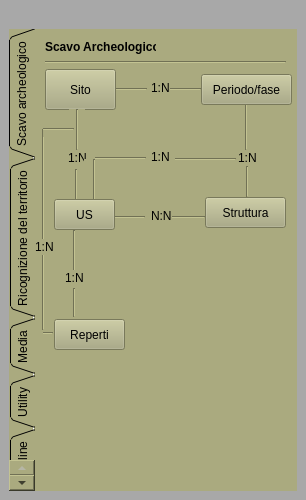
<?xml version="1.0" encoding="UTF-8"?>
<ui version="4.0">
 <class>PyarchinitPlugin</class>
 <widget class="QDockWidget" name="PyarchinitPlugin">
  <property name="geometry">
   <rect>
    <x>0</x>
    <y>0</y>
    <width>306</width>
    <height>500</height>
   </rect>
  </property>
  <property name="minimumSize">
   <size>
    <width>306</width>
    <height>500</height>
   </size>
  </property>
  <property name="maximumSize">
   <size>
    <width>306</width>
    <height>500</height>
   </size>
  </property>
  <property name="windowIcon">
   <iconset resource="resources.qrc">
    <normaloff>:/images/pai_us.png</normaloff>:/images/pai_us.png</iconset>
  </property>
  <property name="styleSheet">
   <string notr="true">background-color: qlineargradient(spread:reflect, x1:0, y1:0, x2:1, y2:0, stop:0 rgba(99, 138, 146, 255), stop:1 rgba(255, 255, 255, 255));
background-color: rgb(112, 112, 84);
background-color: rgb(168, 168, 168);</string>
  </property>
  <property name="locale">
   <locale language="English" country="UnitedStates"/>
  </property>
  <property name="windowTitle">
   <string>pyArchInit - Archaeological Data Management</string>
  </property>
  <widget class="QWidget" name="dockWidgetContents">
   <layout class="QGridLayout" name="gridLayout">
    <item row="0" column="0">
     <widget class="QLabel" name="label_6">
      <property name="text">
       <string/>
      </property>
      <property name="pixmap">
       <pixmap resource="resources.qrc">:/images/sfondo.png</pixmap>
      </property>
     </widget>
    </item>
    <item row="2" column="0">
     <widget class="QTabWidget" name="tabWidget">
      <property name="font">
       <font>
        <weight>50</weight>
        <bold>false</bold>
       </font>
      </property>
      <property name="mouseTracking">
       <bool>false</bool>
      </property>
      <property name="focusPolicy">
       <enum>Qt::TabFocus</enum>
      </property>
      <property name="autoFillBackground">
       <bool>false</bool>
      </property>
      <property name="styleSheet">
       <string notr="true">background-color: rgb(170, 170, 127);
border-color: rgb(116, 116, 87);
selection-color: rgb(140, 140, 105);</string>
      </property>
      <property name="tabPosition">
       <enum>QTabWidget::West</enum>
      </property>
      <property name="tabShape">
       <enum>QTabWidget::Triangular</enum>
      </property>
      <property name="currentIndex">
       <number>0</number>
      </property>
      <property name="elideMode">
       <enum>Qt::ElideNone</enum>
      </property>
      <property name="documentMode">
       <bool>true</bool>
      </property>
      <property name="tabsClosable">
       <bool>false</bool>
      </property>
      <property name="movable">
       <bool>false</bool>
      </property>
      <widget class="QWidget" name="services">
       <attribute name="title">
        <string>Scavo archeologico</string>
       </attribute>
       <widget class="QPushButton" name="btnStrutturatable">
        <property name="geometry">
         <rect>
          <x>170</x>
          <y>168</y>
          <width>81</width>
          <height>31</height>
         </rect>
        </property>
        <property name="text">
         <string>Struttura</string>
        </property>
        <property name="icon">
         <iconset resource="resources.qrc">
          <normaloff>:/images/iconStrutt.png</normaloff>:/images/iconStrutt.png</iconset>
        </property>
        <property name="iconSize">
         <size>
          <width>20</width>
          <height>80</height>
         </size>
        </property>
       </widget>
       <widget class="Line" name="line">
        <property name="geometry">
         <rect>
          <x>69</x>
          <y>180</y>
          <width>41</width>
          <height>16</height>
         </rect>
        </property>
        <property name="orientation">
         <enum>Qt::Horizontal</enum>
        </property>
       </widget>
       <widget class="QLabel" name="label">
        <property name="geometry">
         <rect>
          <x>116</x>
          <y>179</y>
          <width>21</width>
          <height>16</height>
         </rect>
        </property>
        <property name="text">
         <string>N:N</string>
        </property>
       </widget>
       <widget class="Line" name="line_2">
        <property name="geometry">
         <rect>
          <x>129</x>
          <y>178</y>
          <width>41</width>
          <height>20</height>
         </rect>
        </property>
        <property name="orientation">
         <enum>Qt::Horizontal</enum>
        </property>
       </widget>
       <widget class="QLabel" name="label_2">
        <property name="geometry">
         <rect>
          <x>116</x>
          <y>51</y>
          <width>21</width>
          <height>16</height>
         </rect>
        </property>
        <property name="text">
         <string>1:N</string>
        </property>
       </widget>
       <widget class="Line" name="line_3">
        <property name="geometry">
         <rect>
          <x>81</x>
          <y>52</y>
          <width>31</width>
          <height>16</height>
         </rect>
        </property>
        <property name="orientation">
         <enum>Qt::Horizontal</enum>
        </property>
       </widget>
       <widget class="Line" name="line_4">
        <property name="geometry">
         <rect>
          <x>135</x>
          <y>50</y>
          <width>31</width>
          <height>20</height>
         </rect>
        </property>
        <property name="orientation">
         <enum>Qt::Horizontal</enum>
        </property>
       </widget>
       <widget class="QLabel" name="label_3">
        <property name="geometry">
         <rect>
          <x>33</x>
          <y>121</y>
          <width>21</width>
          <height>16</height>
         </rect>
        </property>
        <property name="text">
         <string>1:N</string>
        </property>
       </widget>
       <widget class="Line" name="line_5">
        <property name="geometry">
         <rect>
          <x>34</x>
          <y>80</y>
          <width>16</width>
          <height>41</height>
         </rect>
        </property>
        <property name="orientation">
         <enum>Qt::Vertical</enum>
        </property>
       </widget>
       <widget class="Line" name="line_6">
        <property name="geometry">
         <rect>
          <x>33</x>
          <y>140</y>
          <width>16</width>
          <height>31</height>
         </rect>
        </property>
        <property name="orientation">
         <enum>Qt::Vertical</enum>
        </property>
       </widget>
       <widget class="QLabel" name="label_4">
        <property name="geometry">
         <rect>
          <x>203</x>
          <y>121</y>
          <width>21</width>
          <height>16</height>
         </rect>
        </property>
        <property name="text">
         <string>1:N</string>
        </property>
       </widget>
       <widget class="Line" name="line_7">
        <property name="geometry">
         <rect>
          <x>201</x>
          <y>70</y>
          <width>20</width>
          <height>51</height>
         </rect>
        </property>
        <property name="orientation">
         <enum>Qt::Vertical</enum>
        </property>
       </widget>
       <widget class="QLabel" name="label_5">
        <property name="geometry">
         <rect>
          <x>116</x>
          <y>120</y>
          <width>21</width>
          <height>16</height>
         </rect>
        </property>
        <property name="text">
         <string>1:N</string>
        </property>
       </widget>
       <widget class="Line" name="line_10">
        <property name="geometry">
         <rect>
          <x>49</x>
          <y>130</y>
          <width>20</width>
          <height>41</height>
         </rect>
        </property>
        <property name="orientation">
         <enum>Qt::Vertical</enum>
        </property>
       </widget>
       <widget class="Line" name="line_11">
        <property name="geometry">
         <rect>
          <x>60</x>
          <y>121</y>
          <width>51</width>
          <height>16</height>
         </rect>
        </property>
        <property name="orientation">
         <enum>Qt::Horizontal</enum>
        </property>
       </widget>
       <widget class="Line" name="line_12">
        <property name="geometry">
         <rect>
          <x>140</x>
          <y>120</y>
          <width>61</width>
          <height>20</height>
         </rect>
        </property>
        <property name="orientation">
         <enum>Qt::Horizontal</enum>
        </property>
       </widget>
       <widget class="QPushButton" name="btnUStable">
        <property name="geometry">
         <rect>
          <x>19</x>
          <y>170</y>
          <width>61</width>
          <height>31</height>
         </rect>
        </property>
        <property name="text">
         <string>US</string>
        </property>
        <property name="icon">
         <iconset resource="resources.qrc">
          <normaloff>:/images/iconPAI.png</normaloff>:/images/iconPAI.png</iconset>
        </property>
        <property name="iconSize">
         <size>
          <width>25</width>
          <height>25</height>
         </size>
        </property>
       </widget>
       <widget class="Line" name="line_13">
        <property name="geometry">
         <rect>
          <x>31</x>
          <y>201</y>
          <width>16</width>
          <height>41</height>
         </rect>
        </property>
        <property name="orientation">
         <enum>Qt::Vertical</enum>
        </property>
       </widget>
       <widget class="QLabel" name="label_8">
        <property name="geometry">
         <rect>
          <x>30</x>
          <y>241</y>
          <width>21</width>
          <height>16</height>
         </rect>
        </property>
        <property name="text">
         <string>1:N</string>
        </property>
       </widget>
       <widget class="QPushButton" name="btnReptable">
        <property name="geometry">
         <rect>
          <x>19</x>
          <y>290</y>
          <width>71</width>
          <height>31</height>
         </rect>
        </property>
        <property name="styleSheet">
         <string notr="true">background-color: rgb(170, 170, 127);</string>
        </property>
        <property name="text">
         <string>Reperti</string>
        </property>
        <property name="icon">
         <iconset resource="resources.qrc">
          <normaloff>:/images/finds.png</normaloff>:/images/finds.png</iconset>
        </property>
        <property name="iconSize">
         <size>
          <width>25</width>
          <height>25</height>
         </size>
        </property>
       </widget>
       <widget class="Line" name="line_14">
        <property name="geometry">
         <rect>
          <x>38</x>
          <y>259</y>
          <width>3</width>
          <height>29</height>
         </rect>
        </property>
        <property name="orientation">
         <enum>Qt::Vertical</enum>
        </property>
       </widget>
       <widget class="Line" name="line_15">
        <property name="geometry">
         <rect>
          <x>0</x>
          <y>100</y>
          <width>16</width>
          <height>201</height>
         </rect>
        </property>
        <property name="orientation">
         <enum>Qt::Vertical</enum>
        </property>
       </widget>
       <widget class="Line" name="line_16">
        <property name="geometry">
         <rect>
          <x>8</x>
          <y>92</y>
          <width>31</width>
          <height>16</height>
         </rect>
        </property>
        <property name="orientation">
         <enum>Qt::Horizontal</enum>
        </property>
       </widget>
       <widget class="QLabel" name="label_11">
        <property name="geometry">
         <rect>
          <x>10</x>
          <y>10</y>
          <width>111</width>
          <height>16</height>
         </rect>
        </property>
        <property name="font">
         <font>
          <weight>75</weight>
          <bold>true</bold>
         </font>
        </property>
        <property name="text">
         <string>Scavo Archeologico</string>
        </property>
       </widget>
       <widget class="Line" name="line_25">
        <property name="geometry">
         <rect>
          <x>10</x>
          <y>26</y>
          <width>241</width>
          <height>14</height>
         </rect>
        </property>
        <property name="orientation">
         <enum>Qt::Horizontal</enum>
        </property>
       </widget>
       <widget class="QPushButton" name="btnSitotable">
        <property name="geometry">
         <rect>
          <x>10</x>
          <y>40</y>
          <width>71</width>
          <height>41</height>
         </rect>
        </property>
        <property name="sizePolicy">
         <sizepolicy hsizetype="Minimum" vsizetype="Preferred">
          <horstretch>0</horstretch>
          <verstretch>0</verstretch>
         </sizepolicy>
        </property>
        <property name="minimumSize">
         <size>
          <width>0</width>
          <height>0</height>
         </size>
        </property>
        <property name="maximumSize">
         <size>
          <width>16777215</width>
          <height>80</height>
         </size>
        </property>
        <property name="baseSize">
         <size>
          <width>0</width>
          <height>0</height>
         </size>
        </property>
        <property name="text">
         <string>Sito</string>
        </property>
        <property name="icon">
         <iconset resource="resources.qrc">
          <normaloff>:/images/iconSite.png</normaloff>:/images/iconSite.png</iconset>
        </property>
        <property name="iconSize">
         <size>
          <width>100</width>
          <height>100</height>
         </size>
        </property>
       </widget>
       <widget class="QPushButton" name="btnPeriodotable">
        <property name="geometry">
         <rect>
          <x>166</x>
          <y>45</y>
          <width>91</width>
          <height>31</height>
         </rect>
        </property>
        <property name="styleSheet">
         <string notr="true"/>
        </property>
        <property name="text">
         <string>Periodo/fase</string>
        </property>
        <property name="icon">
         <iconset resource="resources.qrc">
          <normaloff>:/images/iconPER.png</normaloff>:/images/iconPER.png</iconset>
        </property>
        <property name="iconSize">
         <size>
          <width>20</width>
          <height>20</height>
         </size>
        </property>
       </widget>
       <widget class="Line" name="line_28">
        <property name="geometry">
         <rect>
          <x>204</x>
          <y>137</y>
          <width>16</width>
          <height>31</height>
         </rect>
        </property>
        <property name="orientation">
         <enum>Qt::Vertical</enum>
        </property>
       </widget>
       <widget class="Line" name="line_8">
        <property name="geometry">
         <rect>
          <x>8</x>
          <y>296</y>
          <width>10</width>
          <height>16</height>
         </rect>
        </property>
        <property name="orientation">
         <enum>Qt::Horizontal</enum>
        </property>
       </widget>
       <widget class="QLabel" name="label_14">
        <property name="geometry">
         <rect>
          <x>0</x>
          <y>210</y>
          <width>21</width>
          <height>16</height>
         </rect>
        </property>
        <property name="text">
         <string>1:N</string>
        </property>
       </widget>
       <zorder>line_8</zorder>
       <zorder>line_2</zorder>
       <zorder>btnSitotable</zorder>
       <zorder>line_11</zorder>
       <zorder>line_7</zorder>
       <zorder>line</zorder>
       <zorder>label</zorder>
       <zorder>label_2</zorder>
       <zorder>line_3</zorder>
       <zorder>line_4</zorder>
       <zorder>label_3</zorder>
       <zorder>line_5</zorder>
       <zorder>line_6</zorder>
       <zorder>label_4</zorder>
       <zorder>label_5</zorder>
       <zorder>line_10</zorder>
       <zorder>line_12</zorder>
       <zorder>line_13</zorder>
       <zorder>label_8</zorder>
       <zorder>line_14</zorder>
       <zorder>line_15</zorder>
       <zorder>line_16</zorder>
       <zorder>line_25</zorder>
       <zorder>btnPeriodotable</zorder>
       <zorder>line_28</zorder>
       <zorder>btnStrutturatable</zorder>
       <zorder>btnUStable</zorder>
       <zorder>btnReptable</zorder>
       <zorder>label_14</zorder>
       <zorder>label_11</zorder>
      </widget>
      <widget class="QWidget" name="tab">
       <attribute name="title">
        <string>Ricognizione del territorio</string>
       </attribute>
       <widget class="Line" name="line_18">
        <property name="geometry">
         <rect>
          <x>111</x>
          <y>90</y>
          <width>16</width>
          <height>41</height>
         </rect>
        </property>
        <property name="orientation">
         <enum>Qt::Vertical</enum>
        </property>
       </widget>
       <widget class="QLabel" name="label_9">
        <property name="geometry">
         <rect>
          <x>110</x>
          <y>131</y>
          <width>21</width>
          <height>16</height>
         </rect>
        </property>
        <property name="text">
         <string>1:N</string>
        </property>
       </widget>
       <widget class="Line" name="line_19">
        <property name="geometry">
         <rect>
          <x>107</x>
          <y>270</y>
          <width>16</width>
          <height>31</height>
         </rect>
        </property>
        <property name="orientation">
         <enum>Qt::Vertical</enum>
        </property>
       </widget>
       <widget class="Line" name="line_20">
        <property name="geometry">
         <rect>
          <x>108</x>
          <y>210</y>
          <width>16</width>
          <height>41</height>
         </rect>
        </property>
        <property name="orientation">
         <enum>Qt::Vertical</enum>
        </property>
       </widget>
       <widget class="QPushButton" name="btnReptable_2">
        <property name="geometry">
         <rect>
          <x>96</x>
          <y>300</y>
          <width>71</width>
          <height>31</height>
         </rect>
        </property>
        <property name="styleSheet">
         <string notr="true">background-color: rgb(170, 170, 127);</string>
        </property>
        <property name="text">
         <string>Reperti</string>
        </property>
        <property name="icon">
         <iconset resource="resources.qrc">
          <normaloff>:/images/finds.png</normaloff>:/images/finds.png</iconset>
        </property>
        <property name="iconSize">
         <size>
          <width>25</width>
          <height>25</height>
         </size>
        </property>
       </widget>
       <widget class="Line" name="line_21">
        <property name="geometry">
         <rect>
          <x>77</x>
          <y>110</y>
          <width>16</width>
          <height>201</height>
         </rect>
        </property>
        <property name="orientation">
         <enum>Qt::Vertical</enum>
        </property>
       </widget>
       <widget class="QPushButton" name="btnUTtable">
        <property name="geometry">
         <rect>
          <x>90</x>
          <y>180</y>
          <width>61</width>
          <height>31</height>
         </rect>
        </property>
        <property name="text">
         <string>UT</string>
        </property>
        <property name="icon">
         <iconset resource="resources.qrc">
          <normaloff>:/images/iconUT.png</normaloff>:/images/iconUT.png</iconset>
        </property>
        <property name="iconSize">
         <size>
          <width>25</width>
          <height>25</height>
         </size>
        </property>
       </widget>
       <widget class="QLabel" name="label_10">
        <property name="geometry">
         <rect>
          <x>107</x>
          <y>251</y>
          <width>21</width>
          <height>16</height>
         </rect>
        </property>
        <property name="text">
         <string>1:N</string>
        </property>
       </widget>
       <widget class="QPushButton" name="btnSitotable_2">
        <property name="geometry">
         <rect>
          <x>87</x>
          <y>50</y>
          <width>71</width>
          <height>41</height>
         </rect>
        </property>
        <property name="sizePolicy">
         <sizepolicy hsizetype="Minimum" vsizetype="Preferred">
          <horstretch>0</horstretch>
          <verstretch>0</verstretch>
         </sizepolicy>
        </property>
        <property name="minimumSize">
         <size>
          <width>0</width>
          <height>0</height>
         </size>
        </property>
        <property name="maximumSize">
         <size>
          <width>16777215</width>
          <height>80</height>
         </size>
        </property>
        <property name="baseSize">
         <size>
          <width>0</width>
          <height>0</height>
         </size>
        </property>
        <property name="text">
         <string>Sito</string>
        </property>
        <property name="icon">
         <iconset resource="resources.qrc">
          <normaloff>:/images/iconSite.png</normaloff>:/images/iconSite.png</iconset>
        </property>
        <property name="iconSize">
         <size>
          <width>100</width>
          <height>100</height>
         </size>
        </property>
       </widget>
       <widget class="Line" name="line_22">
        <property name="geometry">
         <rect>
          <x>85</x>
          <y>102</y>
          <width>31</width>
          <height>16</height>
         </rect>
        </property>
        <property name="orientation">
         <enum>Qt::Horizontal</enum>
        </property>
       </widget>
       <widget class="Line" name="line_23">
        <property name="geometry">
         <rect>
          <x>110</x>
          <y>150</y>
          <width>16</width>
          <height>31</height>
         </rect>
        </property>
        <property name="orientation">
         <enum>Qt::Vertical</enum>
        </property>
       </widget>
       <widget class="Line" name="line_24">
        <property name="geometry">
         <rect>
          <x>85</x>
          <y>304</y>
          <width>11</width>
          <height>16</height>
         </rect>
        </property>
        <property name="orientation">
         <enum>Qt::Horizontal</enum>
        </property>
       </widget>
       <widget class="QLabel" name="label_12">
        <property name="geometry">
         <rect>
          <x>9</x>
          <y>10</y>
          <width>151</width>
          <height>16</height>
         </rect>
        </property>
        <property name="font">
         <font>
          <weight>75</weight>
          <bold>true</bold>
         </font>
        </property>
        <property name="text">
         <string>Ricognizione del territorio</string>
        </property>
       </widget>
       <widget class="Line" name="line_26">
        <property name="geometry">
         <rect>
          <x>9</x>
          <y>26</y>
          <width>241</width>
          <height>16</height>
         </rect>
        </property>
        <property name="orientation">
         <enum>Qt::Horizontal</enum>
        </property>
       </widget>
       <zorder>line_26</zorder>
       <zorder>line_18</zorder>
       <zorder>line_24</zorder>
       <zorder>label_9</zorder>
       <zorder>line_19</zorder>
       <zorder>line_20</zorder>
       <zorder>btnReptable_2</zorder>
       <zorder>line_21</zorder>
       <zorder>btnUTtable</zorder>
       <zorder>label_10</zorder>
       <zorder>btnSitotable_2</zorder>
       <zorder>line_22</zorder>
       <zorder>line_23</zorder>
       <zorder>label_12</zorder>
      </widget>
      <widget class="QWidget" name="tab_2">
       <attribute name="title">
        <string>Media</string>
       </attribute>
       <widget class="Line" name="line_9">
        <property name="geometry">
         <rect>
          <x>200</x>
          <y>82</y>
          <width>16</width>
          <height>41</height>
         </rect>
        </property>
        <property name="orientation">
         <enum>Qt::Vertical</enum>
        </property>
       </widget>
       <widget class="QPushButton" name="btnUStable_2">
        <property name="geometry">
         <rect>
          <x>180</x>
          <y>50</y>
          <width>61</width>
          <height>31</height>
         </rect>
        </property>
        <property name="text">
         <string>US</string>
        </property>
        <property name="icon">
         <iconset resource="resources.qrc">
          <normaloff>:/images/iconPAI.png</normaloff>:/images/iconPAI.png</iconset>
        </property>
        <property name="iconSize">
         <size>
          <width>25</width>
          <height>25</height>
         </size>
        </property>
       </widget>
       <widget class="Line" name="line_30">
        <property name="geometry">
         <rect>
          <x>125</x>
          <y>136</y>
          <width>16</width>
          <height>41</height>
         </rect>
        </property>
        <property name="orientation">
         <enum>Qt::Vertical</enum>
        </property>
       </widget>
       <widget class="QLabel" name="label_17">
        <property name="geometry">
         <rect>
          <x>124</x>
          <y>119</y>
          <width>21</width>
          <height>16</height>
         </rect>
        </property>
        <property name="text">
         <string>N:N</string>
        </property>
       </widget>
       <widget class="QPushButton" name="btnReptable_3">
        <property name="geometry">
         <rect>
          <x>20</x>
          <y>50</y>
          <width>71</width>
          <height>31</height>
         </rect>
        </property>
        <property name="styleSheet">
         <string notr="true">background-color: rgb(170, 170, 127);</string>
        </property>
        <property name="text">
         <string>Reperti</string>
        </property>
        <property name="icon">
         <iconset resource="resources.qrc">
          <normaloff>:/images/finds.png</normaloff>:/images/finds.png</iconset>
        </property>
        <property name="iconSize">
         <size>
          <width>25</width>
          <height>25</height>
         </size>
        </property>
       </widget>
       <widget class="Line" name="line_31">
        <property name="geometry">
         <rect>
          <x>147</x>
          <y>116</y>
          <width>61</width>
          <height>20</height>
         </rect>
        </property>
        <property name="orientation">
         <enum>Qt::Horizontal</enum>
        </property>
       </widget>
       <widget class="Line" name="line_32">
        <property name="geometry">
         <rect>
          <x>50</x>
          <y>82</y>
          <width>16</width>
          <height>41</height>
         </rect>
        </property>
        <property name="orientation">
         <enum>Qt::Vertical</enum>
        </property>
       </widget>
       <widget class="Line" name="line_33">
        <property name="geometry">
         <rect>
          <x>58</x>
          <y>118</y>
          <width>61</width>
          <height>16</height>
         </rect>
        </property>
        <property name="orientation">
         <enum>Qt::Horizontal</enum>
        </property>
       </widget>
       <widget class="QPushButton" name="btnMedtable">
        <property name="geometry">
         <rect>
          <x>93</x>
          <y>180</y>
          <width>81</width>
          <height>31</height>
         </rect>
        </property>
        <property name="styleSheet">
         <string notr="true">background-color: rgb(170, 170, 127);</string>
        </property>
        <property name="text">
         <string>Media</string>
        </property>
        <property name="icon">
         <iconset resource="resources.qrc">
          <normaloff>:/images/photo.png</normaloff>:/images/photo.png</iconset>
        </property>
        <property name="iconSize">
         <size>
          <width>25</width>
          <height>25</height>
         </size>
        </property>
       </widget>
       <widget class="QPushButton" name="btnExptable">
        <property name="geometry">
         <rect>
          <x>68</x>
          <y>259</y>
          <width>131</width>
          <height>31</height>
         </rect>
        </property>
        <property name="styleSheet">
         <string notr="true">background-color: rgb(170, 170, 127);</string>
        </property>
        <property name="text">
         <string>Esportazione Media</string>
        </property>
        <property name="icon">
         <iconset resource="resources.qrc">
          <normaloff>:/images/directoryExp.png</normaloff>:/images/directoryExp.png</iconset>
        </property>
        <property name="iconSize">
         <size>
          <width>25</width>
          <height>25</height>
         </size>
        </property>
       </widget>
       <widget class="Line" name="line_34">
        <property name="geometry">
         <rect>
          <x>125</x>
          <y>214</y>
          <width>16</width>
          <height>41</height>
         </rect>
        </property>
        <property name="orientation">
         <enum>Qt::Vertical</enum>
        </property>
       </widget>
       <zorder>btnUStable_2</zorder>
       <zorder>line_30</zorder>
       <zorder>label_17</zorder>
       <zorder>btnReptable_3</zorder>
       <zorder>line_31</zorder>
       <zorder>line_9</zorder>
       <zorder>line_32</zorder>
       <zorder>line_33</zorder>
       <zorder>btnMedtable</zorder>
       <zorder>btnExptable</zorder>
       <zorder>line_34</zorder>
      </widget>
      <widget class="QWidget" name="tab_3">
       <attribute name="title">
        <string>Utility</string>
       </attribute>
       <widget class="QPushButton" name="btnPDFmen">
        <property name="geometry">
         <rect>
          <x>90</x>
          <y>10</y>
          <width>81</width>
          <height>31</height>
         </rect>
        </property>
        <property name="styleSheet">
         <string notr="true">background-color: rgb(170, 170, 127);</string>
        </property>
        <property name="text">
         <string>PDF EXP</string>
        </property>
        <property name="icon">
         <iconset resource="resources.qrc">
          <normaloff>:/images/pdf-icon.jpg</normaloff>:/images/pdf-icon.jpg</iconset>
        </property>
        <property name="iconSize">
         <size>
          <width>25</width>
          <height>25</height>
         </size>
        </property>
       </widget>
      </widget>
      <widget class="QWidget" name="account">
       <attribute name="title">
        <string>Supporto online</string>
       </attribute>
       <widget class="QLabel" name="label_7">
        <property name="geometry">
         <rect>
          <x>20</x>
          <y>70</y>
          <width>221</width>
          <height>261</height>
         </rect>
        </property>
        <property name="text">
         <string>&lt;!DOCTYPE HTML PUBLIC &quot;-//W3C//DTD HTML 4.0//EN&quot; &quot;http://www.w3.org/TR/REC-html40/strict.dtd&quot;&gt;
&lt;html&gt;&lt;head&gt;&lt;meta name=&quot;qrichtext&quot; content=&quot;1&quot; /&gt;&lt;style type=&quot;text/css&quot;&gt;
p, li { white-space: pre-wrap; }
&lt;/style&gt;&lt;/head&gt;&lt;body style=&quot; font-family:'MS Shell Dlg 2'; font-size:8pt; font-weight:400; font-style:normal;&quot;&gt;
&lt;p style=&quot; margin-top:0px; margin-bottom:0px; margin-left:0px; margin-right:0px; -qt-block-indent:0; text-indent:0px;&quot;&gt;&lt;span style=&quot; font-family:'Sans Serif'; font-size:11pt; font-weight:600; color:#aa0000;&quot;&gt;pyArchInit Support&lt;/span&gt;&lt;/p&gt;
&lt;p style=&quot;-qt-paragraph-type:empty; margin-top:0px; margin-bottom:0px; margin-left:0px; margin-right:0px; -qt-block-indent:0; text-indent:0px; font-family:'Sans Serif'; font-size:9pt;&quot;&gt;&lt;br /&gt;&lt;/p&gt;
&lt;p style=&quot; margin-top:0px; margin-bottom:0px; margin-left:0px; margin-right:0px; -qt-block-indent:0; text-indent:0px;&quot;&gt;&lt;span style=&quot; font-family:'Sans Serif'; font-size:9pt;&quot;&gt;Sito ufficiale&lt;/span&gt;&lt;/p&gt;
&lt;p style=&quot; margin-top:0px; margin-bottom:0px; margin-left:0px; margin-right:0px; -qt-block-indent:0; text-indent:0px;&quot;&gt;&lt;a href=&quot;https://sites.google.com/site/pyarchinit/&quot;&gt;&lt;span style=&quot; text-decoration: underline; color:#0000ff;&quot;&gt;https://sites.google.com/site/pyarchinit/&lt;/span&gt;&lt;/a&gt;&lt;/p&gt;
&lt;p style=&quot;-qt-paragraph-type:empty; margin-top:0px; margin-bottom:0px; margin-left:0px; margin-right:0px; -qt-block-indent:0; text-indent:0px; text-decoration: underline; color:#0000ff;&quot;&gt;&lt;br /&gt;&lt;/p&gt;
&lt;p style=&quot; margin-top:0px; margin-bottom:0px; margin-left:0px; margin-right:0px; -qt-block-indent:0; text-indent:0px;&quot;&gt;&lt;span style=&quot; font-family:'Sans Serif'; font-size:9pt;&quot;&gt;Blog&lt;/span&gt;&lt;/p&gt;
&lt;p style=&quot; margin-top:0px; margin-bottom:0px; margin-left:0px; margin-right:0px; -qt-block-indent:0; text-indent:0px;&quot;&gt;&lt;a href=&quot;http://pyarchinit.blogspot.it/&quot;&gt;&lt;span style=&quot; text-decoration: underline; color:#0000ff;&quot;&gt;http://pyarchinit.blogspot.it/&lt;/span&gt;&lt;/a&gt;&lt;/p&gt;
&lt;p style=&quot;-qt-paragraph-type:empty; margin-top:0px; margin-bottom:0px; margin-left:0px; margin-right:0px; -qt-block-indent:0; text-indent:0px; text-decoration: underline; color:#0000ff;&quot;&gt;&lt;br /&gt;&lt;/p&gt;
&lt;p style=&quot; margin-top:0px; margin-bottom:0px; margin-left:0px; margin-right:0px; -qt-block-indent:0; text-indent:0px;&quot;&gt;&lt;span style=&quot; font-family:'Sans Serif'; font-size:9pt;&quot;&gt;Github repository&lt;/span&gt;&lt;/p&gt;
&lt;p style=&quot; margin-top:0px; margin-bottom:0px; margin-left:0px; margin-right:0px; -qt-block-indent:0; text-indent:0px;&quot;&gt;&lt;a href=&quot;https://github.com/pyarchinit/&quot;&gt;&lt;span style=&quot; text-decoration: underline; color:#0000ff;&quot;&gt;https://github.com/pyarchinit/&lt;/span&gt;&lt;/a&gt;&lt;/p&gt;&lt;/body&gt;&lt;/html&gt;</string>
        </property>
        <property name="alignment">
         <set>Qt::AlignCenter</set>
        </property>
        <property name="openExternalLinks">
         <bool>true</bool>
        </property>
       </widget>
       <widget class="QLabel" name="label_13">
        <property name="geometry">
         <rect>
          <x>10</x>
          <y>11</y>
          <width>151</width>
          <height>16</height>
         </rect>
        </property>
        <property name="font">
         <font>
          <weight>75</weight>
          <bold>true</bold>
         </font>
        </property>
        <property name="text">
         <string>Supporto online</string>
        </property>
       </widget>
       <widget class="Line" name="line_27">
        <property name="geometry">
         <rect>
          <x>10</x>
          <y>26</y>
          <width>241</width>
          <height>16</height>
         </rect>
        </property>
        <property name="orientation">
         <enum>Qt::Horizontal</enum>
        </property>
       </widget>
       <zorder>line_27</zorder>
       <zorder>label_7</zorder>
       <zorder>label_13</zorder>
      </widget>
     </widget>
    </item>
   </layout>
   <zorder>label_6</zorder>
   <zorder>tabWidget</zorder>
  </widget>
 </widget>
 <resources>
  <include location="resources.qrc"/>
 </resources>
 <connections/>
</ui>
